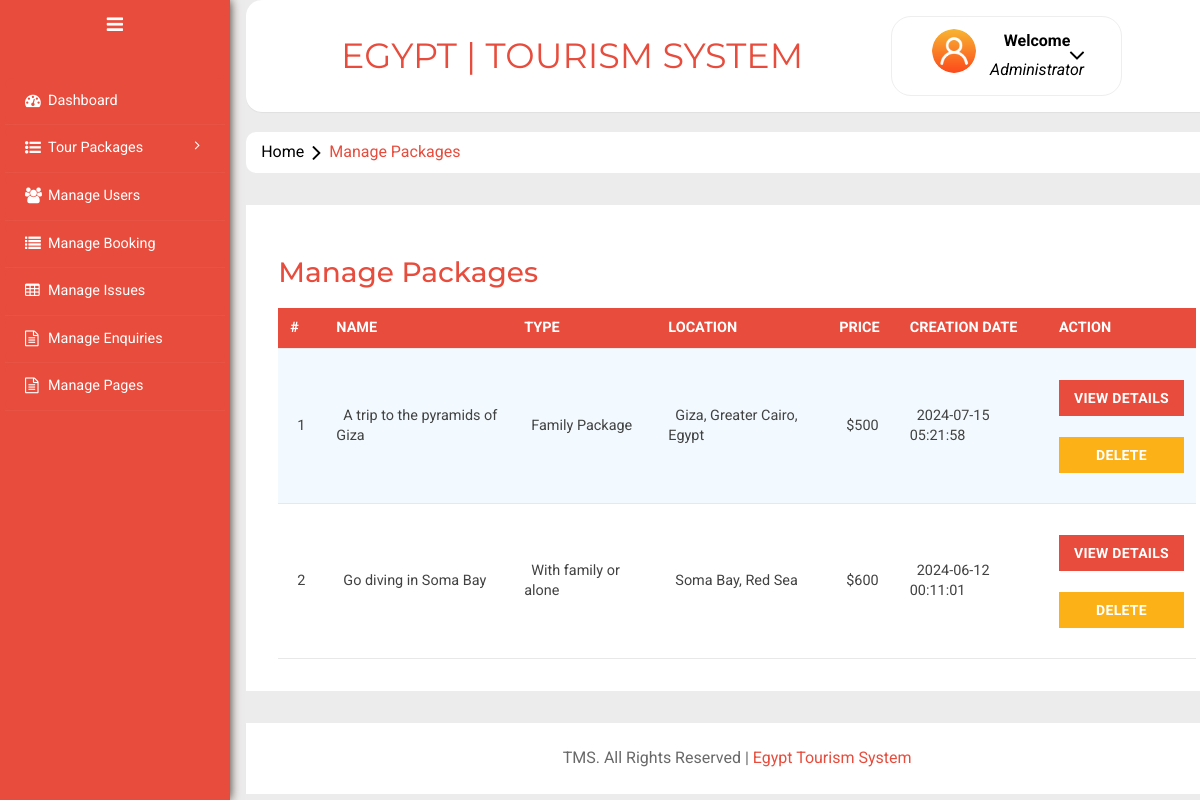
Page /admin/manage-packages.php (signed in) on the committed database.
### tables this page shows
CREATE TABLE `tbltourpackages` (
  `PackageId` int(11) NOT NULL,
  `PackageName` varchar(200) DEFAULT NULL,
  `PackageType` varchar(150) DEFAULT NULL,
  `PackageLocation` varchar(100) DEFAULT NULL,
  `PackagePrice` int(11) DEFAULT NULL,
  `PackageFetures` varchar(255) DEFAULT NULL,
  `PackageDetails` mediumtext DEFAULT NULL,
  `PackageImage` varchar(100) DEFAULT NULL,
  `Creationdate` timestamp NULL DEFAULT current_timestamp(),
  `UpdationDate` timestamp NULL DEFAULT NULL ON UPDATE current_timestamp()
);

### admin/manage-packages.php (the view, shortened to what this page needs)
<?php session_start();
include('includes/config.php');
if(strlen($_SESSION['alogin'])==0){
header('location:index.php');
}else{
	?>
<!DOCTYPE HTML>
<html>
<head>
<link href="css/bootstrap.min.css" rel='stylesheet' type='text/css' />
<link href="css/style.css" rel='stylesheet' type='text/css' />
<link rel="stylesheet" href="css/style.css?v=<?php echo time(); ?>">
<link rel="stylesheet" href="css/morris.css" type="text/css"/>
<link href="css/font-awesome.css" rel="stylesheet">
<link rel="stylesheet" type="text/css" href="css/table-style.css" />
<link rel="stylesheet" type="text/css" href="css/basictable.css" />
<link rel="stylesheet" href="css/icon-font.min.css" type='text/css' />
</head>
<body>
   <div class="page-container">
<div class="left-content">
	   <div class="mother-grid-inner">
				<?php include('includes/header.php');?>
				</div>
<ol class="breadcrumb">
                <li class="breadcrumb-item"><a href="index.html">Home</a><i class="fa fa-angle-right"></i>Manage Packages</li>
            </ol>
<div class="agile-grids">
				<div class="agile-tables">
					<div class="w3l-table-info">
					  <h2>Manage Packages</h2>
					    <table id="table">
						<thead>
						  <tr>
						  <th>#</th>
							<th >Name</th>
							<th>Type</th>
							<th>Location</th>
							<th>Price</th>
							<th>Creation Date</th>
							<th>Action</th>
						  </tr>
						</thead>
						<tbody>
<?php $sql = "SELECT * from tblTourPackages";
$query = $dbh -> prepare($sql);
$query->execute();
$results=$query->fetchAll(PDO::FETCH_OBJ);
$cnt=1;
if($query->rowCount() > 0)
{
foreach($results as $result)
{				?>
						  <tr>
							<td><?php echo htmlentities($cnt);?></td>
							<td><?php echo htmlentities($result->PackageName);?></td>
							<td><?php echo htmlentities($result->PackageType);?></td>
							<td><?php echo htmlentities($result->PackageLocation);?></td>
							<td>$<?php echo htmlentities($result->PackagePrice);?></td>
							<td><?php echo htmlentities($result->Creationdate);?></td>
							<td><a href="update-package.php?pid=<?php echo htmlentities($result->PackageId);?>"><button type="button" class="btn btn-primary btn-block">View Details</button></a><br />
<a href="manage-packages.php?action=delete&&id=<?php echo $result->PackageId;?>" onclick="return confirm('Do you really want to delete?')" class="btn btn-danger btn-block">Delete</a>
							</td>
						  </tr>
						 <?php $cnt=$cnt+1;} }?>
						</tbody>
					  </table>
					</div>
			</div>
<?php include('includes/footer.php');?>
</div>
</div>
						<?php include('includes/sidebarmenu.php');?>
							</div>
</body>
</html>
<?php } ?>

### admin/css/table-style.css (style rules this page uses)
table { background: white; border-collapse: collapse; margin: 1.25em 0 0; width: 100%; }
table tr, table th, table td { border: none; border-bottom: 1px solid #e8e8e8; font-size: .95em; }
table th, table td { padding: 10px 12px; text-align: left; }
table th { background: #e74c3c; color: #fff; text-transform: uppercase; }
table tr td { background: #f3faff; color: #424242; }
table tr:nth-of-type(2n+2) td { background: #ffffff; }
table { width: 100%; }

### rows in the picture
tbltourpackages: PackageName "A trip to the pyramids of Giza", PackageType "Family Package", PackageLocation "Giza, Greater Cairo, Egypt", PackagePrice "500", Creationdate "2024-07-15 05:21:58"
tbltourpackages: PackageName "Go diving in Soma Bay", PackageType "With family or alone", PackageLocation "Soma Bay, Red Sea", PackagePrice "600", Creationdate "2024-06-12 00:11:01"
